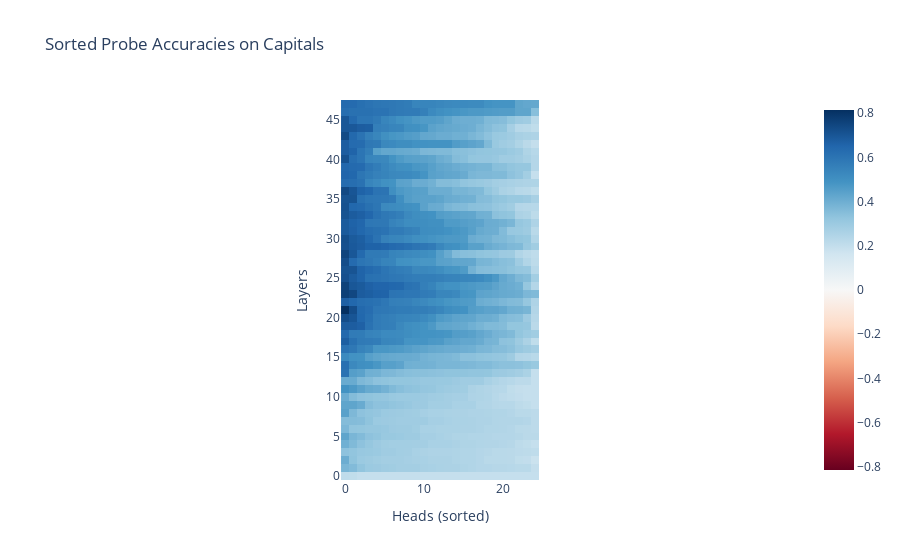

The notebook cell this image was saved under:
### Code cell
a = -np.sort(-np.array(total_accs).reshape(nin_d.model.cfg.n_layers, nin_d.model.cfg.n_heads), axis = 1)

px.imshow(a, labels = {"x" : "Heads (sorted)", "y": "Layers"},title = "Sorted Probe Accuracies on Capitals", color_continuous_midpoint = 0, color_continuous_scale="RdBu", origin = "lower")

### Figure 1 — Plotly figure (JSON) as saved in the notebook; plotly's stock layout.template omitted (floating-point values rounded to 4 significant figures; data arrays with more than 128 entries replaced by an {"elided": "..."} marker saying what was removed)
{"data": [{"coloraxis": "coloraxis", "hovertemplate": "Heads (sorted): %{x}<br>Layers: %{y}<br>color: %{z}<extra></extra>", "name": "0", "type": "heatmap", "xaxis": "x", "yaxis": "y", "z": {"elided": "48x25 float values"}}], "layout": {"coloraxis": {"cmid": 0, "colorscale": [[0, "rgb(103,0,31)"], [0.1, "rgb(178,24,43)"], [0.2, "rgb(214,96,77)"], [0.3, "rgb(244,165,130)"], [0.4, "rgb(253,219,199)"], [0.5, "rgb(247,247,247)"], [0.6, "rgb(209,229,240)"], [0.7, "rgb(146,197,222)"], [0.8, "rgb(67,147,195)"], [0.9, "rgb(33,102,172)"], [1, "rgb(5,48,97)"]]}, "title": {"text": "Sorted Probe Accuracies on Capitals"}, "xaxis": {"anchor": "y", "constrain": "domain", "domain": [0, 1], "scaleanchor": "y", "title": {"text": "Heads (sorted)"}}, "yaxis": {"anchor": "x", "autorange": true, "constrain": "domain", "domain": [0, 1], "title": {"text": "Layers"}}}}
